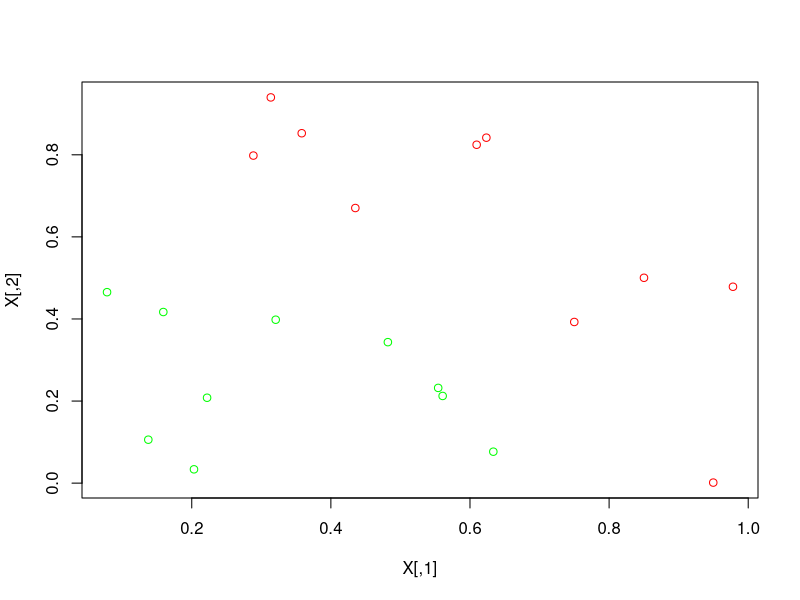

Reproduce this figure in R. (Note: this script raises an error after producing the figure.)
generate_points <- function(N, include_func, direction, B_N, B_P) {
    # Create set of 2D points, with binary categorisation split
    # fuzzily either side of 2 2D decision boundary.
    points = matrix(nrow=0, ncol=2)
    while(dim(points)[1] < N)
    {
        P = c(runif(1), runif(1))
        signed_dist = (B_N %*% (P - B_P))[1]
        include_prob = include_func(signed_dist, direction)
        if(runif(1) > include_prob)
            next
        points = rbind(points, P)
    }
    return(points)
}

include_func <- function(signed_dist, direction) {
    # Given a signed distance value from the decision boundary,
    # return whether point is included
    include_prob = 0.5 * (10 * direction * signed_dist + 1)
    include_prob = pmax(pmin(include_prob, 1.0), 0.0)
    include_prob = include_prob ^ 1
    include_prob
}

create_data <- function(N, B_P, B_D) {
    # Create 2D points data, with binary classification indicator
    # and corresponding display color
    B_N = c(-1.0 * B_D[2], B_D[1])

    set_A = generate_points(N/2, include_func, 1.0, B_N, B_P)
    set_B = generate_points(N/2, include_func, -1.0, B_N, B_P)
    X0 = rbind(set_A, set_B)
    Y0 = c(rep(-1, N/2), rep(1, N/2))

    indices0 = rep(0, N)
    for(i in 1:N)
        indices0[i] = i

    indices = sample(indices0, replace=FALSE)

    data = matrix(nrow=0, ncol=4)

    for(i in 1:N)
    {
        if(Y0[indices[i]] == 1)
            col = "red"
        else
            col = "green"
        data = rbind(data, c(X0[indices[i],], Y0[indices[i]], col))
    }
    return(data)
}

objective_function <- function(X, Y, DELTAS){
    # The objective function of the SVM optimisation.
    tmp = 0
    for(i in 1:N)
    {
        for(k in 1:N)
        {
            tmp = tmp + DELTAS[i] * DELTAS[k] * Y[i] * Y[k] * as.numeric(X[i,] %*% X[k,])
        }
    }

    sum(DELTAS) - 0.5 * tmp
}

objective_reduced <- function(X, Y, ZETA, DELTAS, i1, i2) {
    # Determine the values of the 2 indicated variables which maximise
    # the objective function when all other variables are held constant 
    d1_lin = 0.0
    d2_lin = 0.0
    d1_quad = 0.0
    d2_quad = 0.0
    cross_quad = 0.0
    const = 0.0

    for(i in 1:N)
    {
        for(k in 1:N)
        {
            if((i == i1)&&(k == i1))
                d1_quad = d1_quad - 0.5 * (Y[i] * Y[k] * as.numeric(X[i,] %*% X[k,]))
                next
            if((i == i1)&&(k == i2))
                cross_quad = cross_quad - 0.5 * ( Y[i] * Y[k] * as.numeric(X[i,] %*% X[k,]))
                next
            if((i == i2)&&(k == i1))
                cross_quad = cross_quad - 0.5 * (Y[i] * Y[k] * as.numeric(X[i,] %*% X[k,]))
                next
            if((i == i2)&&(k == i2))
                d2_quad = d2_quad - 0.5 * ( Y[i] * Y[k] * as.numeric(X[i,] %*% X[k,]))
                next

            if((i == i1)||(k == i1))
                d1_lin = d1_lin - 0.5 * (Y[i] * Y[k] * as.numeric(X[i,] %*% X[k,]))
                next
            if((i == i2)||(k == i2))
                d2_lin = d2_lin - 0.5 * (Y[i] * Y[k] * as.numeric(X[i,] %*% X[k,]))
                next

            const = const - 0.5 * (DELTAS[i] * DELTAS[k] * Y[i] * Y[k] * as.numeric(X[i,] %*% X[k,]))
        }
    }

    c = const
    for(i in 1:N)
    {
        if((i == i1)||(i == i2))
            next
        c = c + DELTAS[i]
    }

    b = d2_lin - Y[i1] * Y[i2] * d1_lin - d1_quad * Y[i1]^2 * 2 * ZETA * Y[i2] + cross_quad * Y[i1] * ZETA + 1 - Y[i1]*Y[i2]
    a = d2_quad + d1_quad * Y[i1]^2 * Y[i2]^2 - cross_quad * Y[i1] * Y[i2]

    c(a, b, c)
}

# 40 points
N = 20

# Linear decision boundary
B_P = c(1.0, 0.0)
B_D = c(-1.0, 1.0)

# Generate data
data = create_data(N, B_P, B_D)

# Unpack & display data
X = cbind(as.numeric(data[,1]), as.numeric(data[,2]))
Y = as.numeric(data[,3])
cols = data[,4]
plot(X, col=cols)


optimise_simple <- function(C) {
    DELTAS = rep(0, N)
    #runif(N) * C
    epsilon = 0.0001
    diff = 0.01 * C
    
    while(1)
    {
        val = objective_function(X, Y, DELTAS)
        cat("\n", val, " (", Y %*% DELTAS, ")\n")

        for(i in 1:N)
        {
            i1 = as.integer(runif(1) * N)
            i2 = as.integer(runif(1) * N)

            diff1 = (runif(1) - 0.5) * diff

            DELTAS_TENTATIVE = DELTAS
            DELTAS_TENTATIVE[i1] = DELTAS[i1] - diff1
            if(objective_function(X, Y, DELTAS_TENTATIVE) <= val)
                DELTAS_TENTATIVE[i1] = DELTAS[i1] + diff1
            if(objective_function(X, Y, DELTAS_TENTATIVE) <= val)
                next

            DELTAS_TENTATIVE[i1] = min(max(DELTAS_TENTATIVE[i1], 0.0), C)

            constraint_sum = as.numeric(DELTAS_TENTATIVE %*% Y)

            DELTAS_TENTATIVE[i2] = DELTAS_TENTATIVE[i2] - Y[i2] * constraint_sum

            DELTAS = DELTAS_TENTATIVE
        }

        val_new = objective_function(X, Y, DELTAS)
        print(val_new)
    }

    return(DELTAS)
}

optimise_simple_with_constraints <- function(C) {
    DELTAS = runif(N) * C
    epsilon = 0.0001
    diff = 0.01 * C

    while(1)
    {
        val = objective_function(X, Y, DELTAS)
        cat(val, " (", Y %*% DELTAS, ")\n")
        
        for(i in 1:N)
        {
            i1 = as.integer(runif(1) * N) + 1
            i2 = as.integer(runif(1) * N) + 1

            ZETA = 0.0
            for(j in 1:N)
            {
                if(j == i1 || j == i2)
                    next
                ZETA = ZETA - DELTAS[j] * Y[j]
            }

            diff1 = runif(1) * diff
            DELTAS_TENTATIVE = DELTAS
            DELTAS_TENTATIVE[i1] = DELTAS[i1] + diff1
            DELTAS_TENTATIVE[i1] = max(min(DELTAS_TENTATIVE[i1], C), 0.0)
            if(objective_function(X, Y, DELTAS_TENTATIVE) < val)
            {
                DELTAS_TENTATIVE[i1] = DELTAS[i1] - diff1
                DELTAS_TENTATIVE[i1] = max(min(DELTAS_TENTATIVE[i1], C), 0.0)
            }
            
            DELTAS_TENTATIVE[i2] = Y[i2]*(ZETA - DELTAS_TENTATIVE[i1]*Y[i1])
            DELTAS_TENTATIVE[i2] = max(min(DELTAS_TENTATIVE[i2], C), 0.0)
            if(objective_function(X, Y, DELTAS_TENTATIVE) > val)
                DELTAS = DELTAS_TENTATIVE
        }

        val_new = objective_function(X, Y, DELTAS)
        if(abs(val - val_new) < epsilon)
            break
    }

    return(DELTAS)
}


optimise_SOM <- function(C) {
    DELTAS = runif(N) * C
    epsilon = 0.0001
    diff = 0.05

    while(1)
    {
        val = objective_function(X, Y, DELTAS)
        cat(val, " (", Y %*% DELTAS, ")\n")

        indices = sample(1:N)

        for(half in 0:(N/2 - 1))
        {
            i1 = indices[half * 2 + 1]
            i2 = indices[half * 2 + 2]

            ZETA = DELTAS[i1] * Y[i1] + DELTAS[i2] * Y[i2]

            tmp = objective_reduced(X, Y, ZETA, DELTAS, i1, i2)
            a = tmp[1]
            b = tmp[2]  
            c = tmp[3]                          

            inner = b^2 - 4 * a * c
            if(inner < 0)
                next

            d2 = (-1.0 * b + sqrt(inner) ) / (2.0 * a)
            d2 = max(d2, 0.0)
            d2 = min(d2, C)

            d1 = Y[i1]*(ZETA - d2*Y[i2])

            DELTAS[i1] = d1
            DELTAS[i2] = d2
        }

        val_new = objective_function(X, Y, DELTAS)
        if(abs(val - val_new) < epsilon)
            break
    }

    return(DELTAS)
}

# Solve the SVM
DELTAS = optimise_simple(C)

# Display the data again, with support vectors highlighted
# in blue.
cols2 = cols
for(i in 1:N)
{
    if(DELTAS[i] != 0.0)
        cols2[i] = "blue"
}
plot(X, col=cols2)


# Compute the decision boundary vector from the support vector values
B = c(0, 0)
for(i in 1:N)
{
    if(DELTAS[i] != 0.0)
        B = B + DELTAS[i] * X[i,] * Y[i]
}

for(i in 1:N)
{
    if(DELTAS[i] == 0)
        next

    ri = C - DELTAS[i]
    if(ri != 0.0)
    {
        B0 <<- Y[i] - as.numeric(B %*% X[i,])
        break
    }
}

decision_boundary_function <- function(x) {
    # Decision boundary line as an x/y function
    (-B0 - B[1]*x) / B[2]
}

# Plot the decision boundary
curve(decision_boundary_function, add=TRUE)
